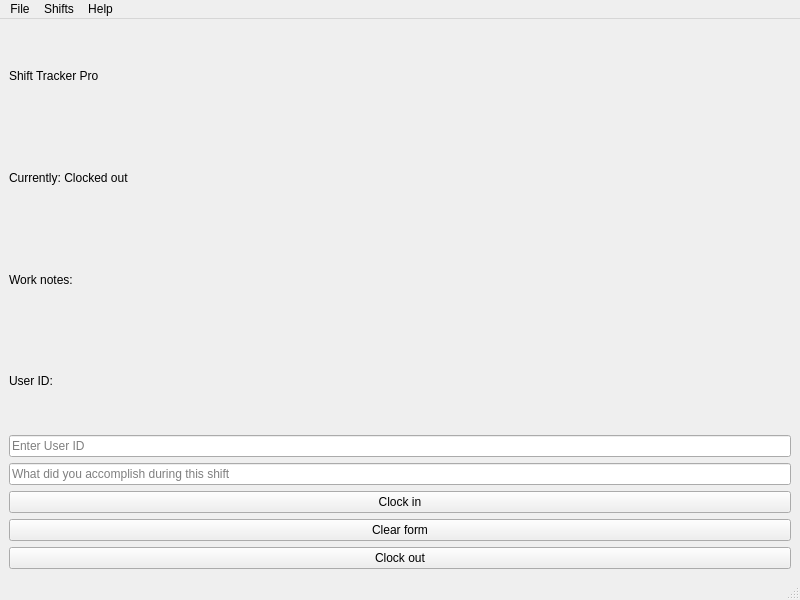
<?xml version="1.0" encoding="UTF-8"?>
<ui version="4.0">
 <class>MainWindow</class>
 <widget class="QMainWindow" name="MainWindow">
  <property name="geometry">
   <rect>
    <x>0</x>
    <y>0</y>
    <width>800</width>
    <height>600</height>
   </rect>
  </property>
  <property name="windowTitle">
   <string>MainWindow</string>
  </property>
  <widget class="QWidget" name="centralwidget">
   <layout class="QVBoxLayout" name="verticalLayout">
    <item>
     <widget class="QLabel" name="label_title">
      <property name="text">
       <string>Shift Tracker Pro</string>
      </property>
     </widget>
    </item>
    <item>
     <widget class="QLabel" name="label_status">
      <property name="text">
       <string>Currently: Clocked out</string>
      </property>
     </widget>
    </item>
    <item>
     <widget class="QLabel" name="label_notes">
      <property name="text">
       <string>Work notes:</string>
      </property>
     </widget>
    </item>
    <item>
     <widget class="QLabel" name="user_id">
      <property name="text">
       <string>User ID:</string>
      </property>
     </widget>
    </item>
    <item>
     <widget class="QLineEdit" name="input_user_id">
      <property name="maxLength">
       <number>6</number>
      </property>
      <property name="placeholderText">
       <string>Enter User ID</string>
      </property>
     </widget>
    </item>
    <item>
     <widget class="QLineEdit" name="input_notes">
      <property name="placeholderText">
       <string>What did you accomplish during this shift</string>
      </property>
     </widget>
    </item>
    <item>
     <widget class="QPushButton" name="button_clock_in">
      <property name="text">
       <string>Clock in</string>
      </property>
     </widget>
    </item>
    <item>
     <widget class="QPushButton" name="button_clear">
      <property name="text">
       <string>Clear form</string>
      </property>
     </widget>
    </item>
    <item>
     <widget class="QPushButton" name="button_clock_out">
      <property name="text">
       <string>Clock out</string>
      </property>
     </widget>
    </item>
   </layout>
  </widget>
  <widget class="QStatusBar" name="statusbar"/>
  <widget class="QMenuBar" name="menuBar">
   <property name="geometry">
    <rect>
     <x>0</x>
     <y>0</y>
     <width>800</width>
     <height>37</height>
    </rect>
   </property>
   <widget class="QMenu" name="menuFile">
    <property name="title">
     <string>File</string>
    </property>
    <addaction name="actionExit_2"/>
   </widget>
   <widget class="QMenu" name="menuShifts">
    <property name="title">
     <string>Shifts</string>
    </property>
    <addaction name="actionView_Shifts"/>
   </widget>
   <widget class="QMenu" name="menuHelp">
    <property name="title">
     <string>Help</string>
    </property>
    <addaction name="actionAbout"/>
   </widget>
   <addaction name="menuFile"/>
   <addaction name="menuShifts"/>
   <addaction name="menuHelp"/>
  </widget>
  <action name="actionShifts">
   <property name="text">
    <string>Shifts</string>
   </property>
  </action>
  <action name="actionExit">
   <property name="text">
    <string>Exit</string>
   </property>
  </action>
  <action name="actionExit_2">
   <property name="text">
    <string>Exit</string>
   </property>
  </action>
  <action name="actionView_Shifts">
   <property name="text">
    <string>View Shifts</string>
   </property>
  </action>
  <action name="actionAbout">
   <property name="text">
    <string>About</string>
   </property>
  </action>
 </widget>
 <resources/>
 <connections/>
</ui>
